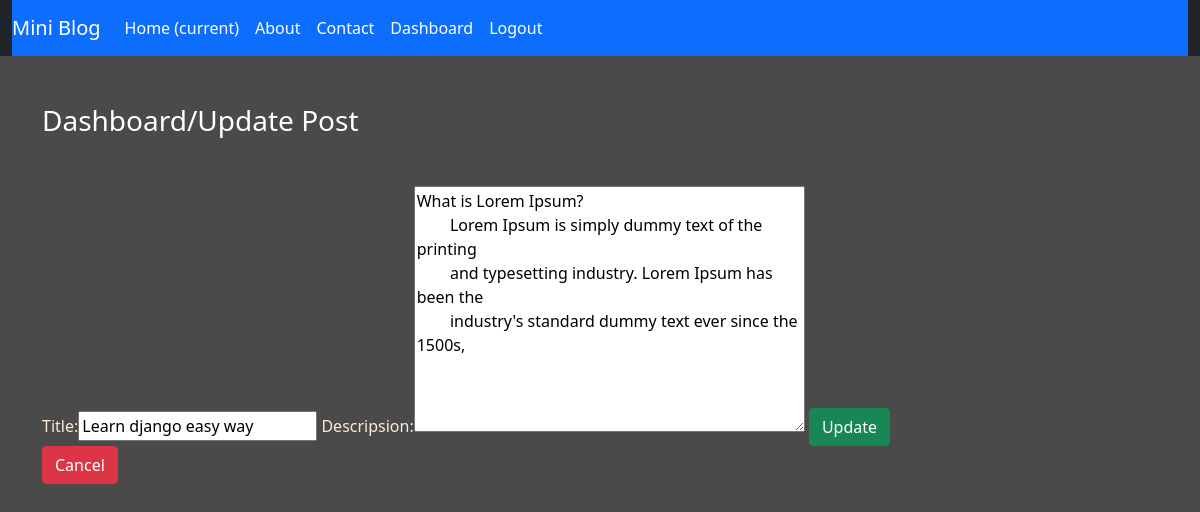
The page /updatepost/2/ (signed in) on the database its author committed.
### blog/models.py (models this page shows)
class Post(models.Model):
    title=models.CharField(max_length=150)
    desc=models.TextField()

### blog/views.py (the view)
# urls.py: path('updatepost/<int:id>/',views.update_post,name='updatepost'),
def update_post(request, id):
  if request.user.is_authenticated:
    if request.method == 'POST':
      pi = Post.objects.get(pk=id)
      form = PostForm(request.POST, instance=pi)
      if form.is_valid():
        form.save()
    else:
      pi = Post.objects.get(pk=id)
      form = PostForm(instance=pi)
    return render(request, 'updatepost.html', {'form':form})
  else:
    return HttpResponseRedirect('/login/')

### blog/forms.py
class PostForm(forms.ModelForm):
    class Meta:
        model = Post
        fields = ["title","desc"]
        labels={'title':'Title','desc':'Descripsion'}
        Widget={'title':forms.TextInput(attrs={'class':'forms-control'}),
        'desc':forms.Textarea(attrs={'class':'forms-control'}),}

### templates/updatepost.html (shortened to what this page needs)
{% extends 'base.html' %}
{% load static %}
{% block content %}
<div class="col-sm-10">
<h3 class="text-white my-5">Dashboard/Update Post</h3>
<form action="" method="post" novalidate>
 {{form}}
 <input type="submit" value="Update" class="btn btn-success">
 <a href="{% url 'dashboard' %}" class="btn btn-danger">Cancel</a>
</form>
</div>
{% endblock content %}

### static/css/style.css (style rules this page uses)
body { background-color: rgb(75,74,74); color: antiquewhite; }

### rows shown on the page
Post: title "Learn django easy way", desc "What is Lorem Ipsum? Lorem Ipsum is simply dummy text of the printing and typesetting industry. Lorem Ipsum has been the industry's standard dummy text ever since the 1500s,"
